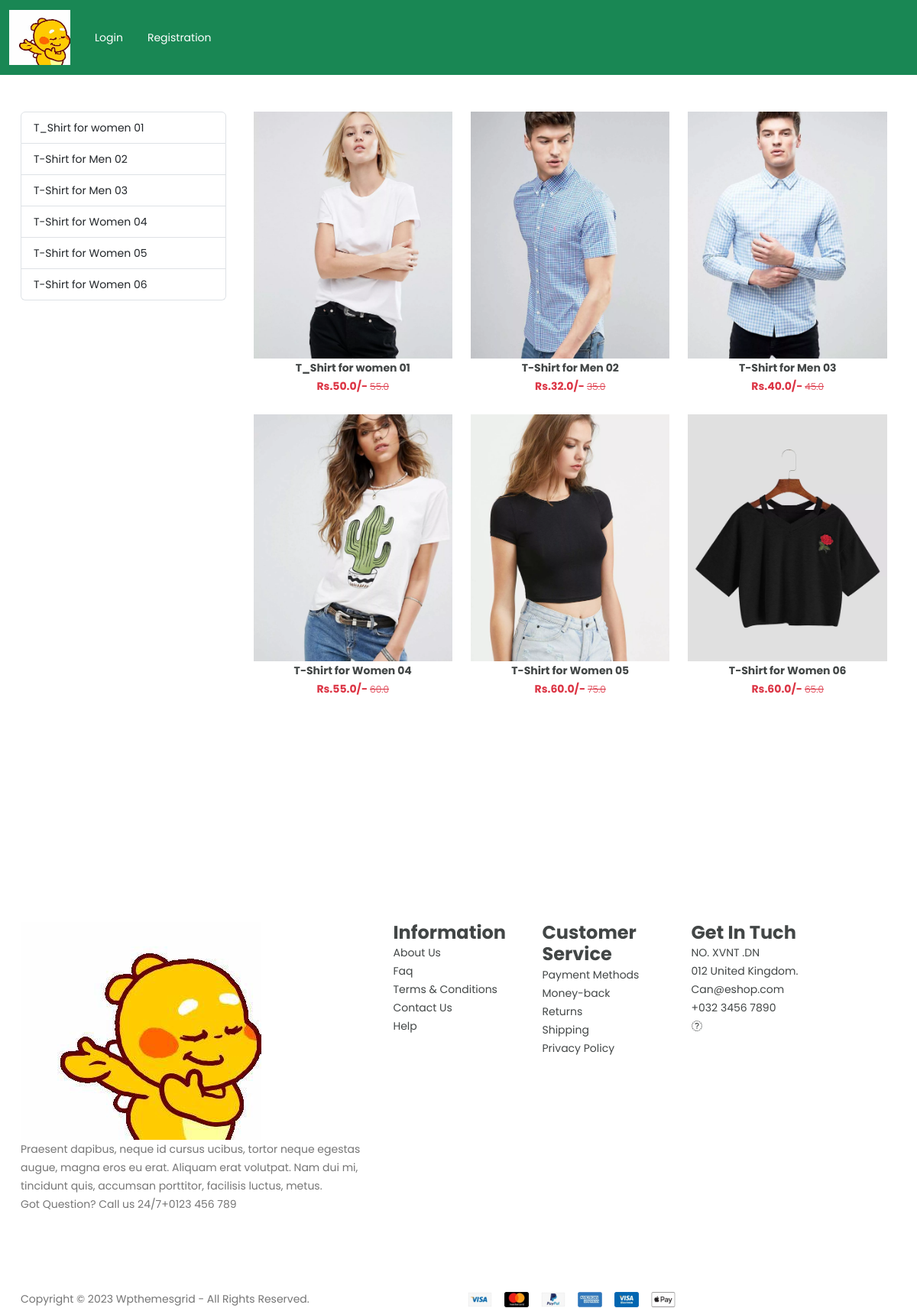
The page /category/TS on the database its author committed.
### shop/models.py (models this page shows, shortened)
class Product(models.Model):
    title = models.CharField(max_length=100)
    selling_price = models.FloatField()
    discounted_price = models.FloatField()
    description = models.TextField()
    composition = models.TextField(default='')
    prodapp = models.TextField(default='')
    category = models.CharField(choices = CATEGORY_CHOICES, max_length=2)
    product = models.ImageField(upload_to='product')

### shop/views.py (the view)
# urls.py: path('category/<slug:val>', views.CategoryView.as_view(), name='category') ,
class CategoryView(View):
    def get(sefl,request,val):
        product = Product.objects.filter(category=val)
        title = Product.objects.filter(category=val).values('title')
        return render(request, 'pages/category.html',locals())

### shop/templates/pages/category.html (shortened to what this page needs)
{%  extends 'pages/base.html' %}
{% load static %}
{% block main-content %}
<div class='container my-5 col'>
    <div class='row'>
        <div class="col-sm-3">
            <div class='list-group'>
                {% for val in title %}
            <a href="#" class='list-group-item list-group-item-action' aria-current='true'>{{ val.title}}</a>
            {% endfor %}
            </div>
        </div>
        <div class="col-sm-9">
            <div class='container'>
                <div class='row'>
                    {% for prod in product %}
                        {% if forloop.counter0|divisibleby:3 %}
                            </div><div class='row'>
                        {% endif %}
                        <div class='col-md-4 text-center mb-4' >
                            <a href="{% url 'product-detail' prod.id %}" class=''>
                                <div>
                                    <img src="{{prod.product.url}}" width='300px' height='200px' alt="">
                                    <div class='fw-bold'>{{prod.title}}</div>
                                    <div class='fw-bold text-danger'>
                                        Rs.{{prod.discounted_price}}/-
                                        <small class='fw-light text-decoration-line-through'>
                                            {{prod.selling_price}}
                                        </small>
                                    </div>
                                </div>
                            </a>
                        </div>
                    {% endfor %}
                </div>
            </div>
        </div>
    </div>
</div>
{% endblock main-content %}

### shop/templates/pages/base.html (shortened to what this page needs)
<!DOCTYPE html>
{% load static %}
<html lang="en">
<head>
    <link href="https://cdn.jsdelivr.net/npm/bootstrap@5.3.0-alpha3/dist/css/bootstrap.min.css" rel="stylesheet">
<link rel="stylesheet" href="{% static 'css/reset.css' %}" />
<link rel="stylesheet" href="{% static 'style.css' %}" />
<link rel="stylesheet" href="{% static 'css/responsive.css' %}" />
    <link rel="stylesheet" href="{% static 'app/css/owl.carousel.min.css'%}">
    <link rel="stylesheet" href="{% static 'app/css/all.min.css'%}">
</head>
<body>
     <nav class="navbar navbar-expand-lg navbar-dark bg-success">
  <div class="container-fluid">
    <a class="navbar-brand" href="#">
      <img src="{% static 'app/images/logo.jpg' %}" width='80px' height='60px' border-radius='50px' alt="">
    </a>
    <div class="collapse navbar-collapse" id="navbarSupportedContent">
      <ul class="navbar-nav me-auto mb-2 mb-lg-0">
      <li class='nav-item mx-2'>
        <a href="{% url 'login' %}" class='nav-link text-white'> Login</a>
      </li>
      <li class='nav-item mx-2'>
        <a href="{% url 'customerregistration' %}" class='nav-link text-white'> Registration</a>
      </li>
    </ul>
  </div>
</nav>
{% block main-content %}{% endblock main-content %}
<br>
<br>
<br>
<br>
<br>
    <footer class="footer">
      <div class="footer-top section">
        <div class="container">
          <div class="row">
            <div class="col-lg-5 col-md-6 col-12">
              <div class="single-footer about">
                <div class="logo">
                  <a href="index.html">
                  <img src="{% static 'app/images/logo.jpg' %}" alt="">
                 </a>
                </div>
                <p class="text">
                  Praesent dapibus, neque id cursus ucibus, tortor neque egestas
                  augue, magna eros eu erat. Aliquam erat volutpat. Nam dui mi,
                  tincidunt quis, accumsan porttitor, facilisis luctus, metus.
                </p>
                <p class="call">
                  Got Question? Call us 24/7<span
                    ><a href="tel:123456789">+0123 456 789</a></span
                  >
                </p>
              </div>
            </div>
            <div class="col-lg-2 col-md-6 col-12">
              <div class="single-footer links">
                <h4>Information</h4>
                <ul>
                  <li><a href="#">About Us</a></li>
                  <li><a href="#">Faq</a></li>
                  <li><a href="#">Terms & Conditions</a></li>
                  <li><a href="#">Contact Us</a></li>
                  <li><a href="#">Help</a></li>
                </ul>
              </div>
            </div>
            <div class="col-lg-2 col-md-6 col-12">
              <div class="single-footer links">
                <h4>Customer Service</h4>
                <ul>
                  <li><a href="#">Payment Methods</a></li>
                  <li><a href="#">Money-back</a></li>
                  <li><a href="#">Returns</a></li>
                  <li><a href="#">Shipping</a></li>
                  <li><a href="#">Privacy Policy</a></li>
                </ul>
              </div>
            </div>
            <div class="col-lg-3 col-md-6 col-12">
              <div class="single-footer social">
                <h4>Get In Tuch</h4>
                <div class="contact">
                  <ul>
                    <li>NO. XVNT .DN</li>
                    <li>012 United Kingdom.</li>
                    <li>Can@eshop.com</li>
                    <li>+032 3456 7890</li>
                  </ul>
                </div>
                <ul>
                  <li>
                    <a href="https://www.facebook.com/khoi.ve.5496"><i class="fa fa-facebook-o" aria-hidden="true"></i></a>
                  </li>
                </ul>
              </div>
            </div>
          </div>
        </div>
      </div>
      <div class="copyright">
        <div class="container">
          <div class="inner">
            <div class="row">
              <div class="col-lg-6 col-12">
                <div class="left">
                  <p>
                    Copyright © 2023
                    <a href="http://www.wpthemesgrid.com" target="_blank"
                      >Wpthemesgrid</a
                    >
                    - All Rights Reserved.
                  </p>
                </div>
              </div>
              <div class="col-lg-6 col-12">
                <div class="right">
                  <img src="{% static 'images/payments.png' %}" alt="#" />
                </div>
              </div>
            </div>
          </div>
        </div>
      </div>
    </footer>
</body>
</html>

### rows shown on the page
Product: product (picture), title "T_Shirt for women 01", discounted_price "50.0", selling_price "55.0"
Product: product (picture), title "T-Shirt for Men 02", discounted_price "32.0", selling_price "35.0"
Product: product (picture), title "T-Shirt for Men 03", discounted_price "40.0", selling_price "45.0"
Product: product (picture), title "T-Shirt for Women 04", discounted_price "55.0", selling_price "60.0"
Product: product (picture), title "T-Shirt for Women 05", discounted_price "60.0", selling_price "75.0"
Product: product (picture), title "T-Shirt for Women 06", discounted_price "60.0", selling_price "65.0"

### other values the page prints
{{ val.title }} "T_Shirt for women 01" "T-Shirt for Men 02" "T-Shirt for Men 03" "T-Shirt for Women 04" "T-Shirt for Women 05" "T-Shirt for Women 06"
